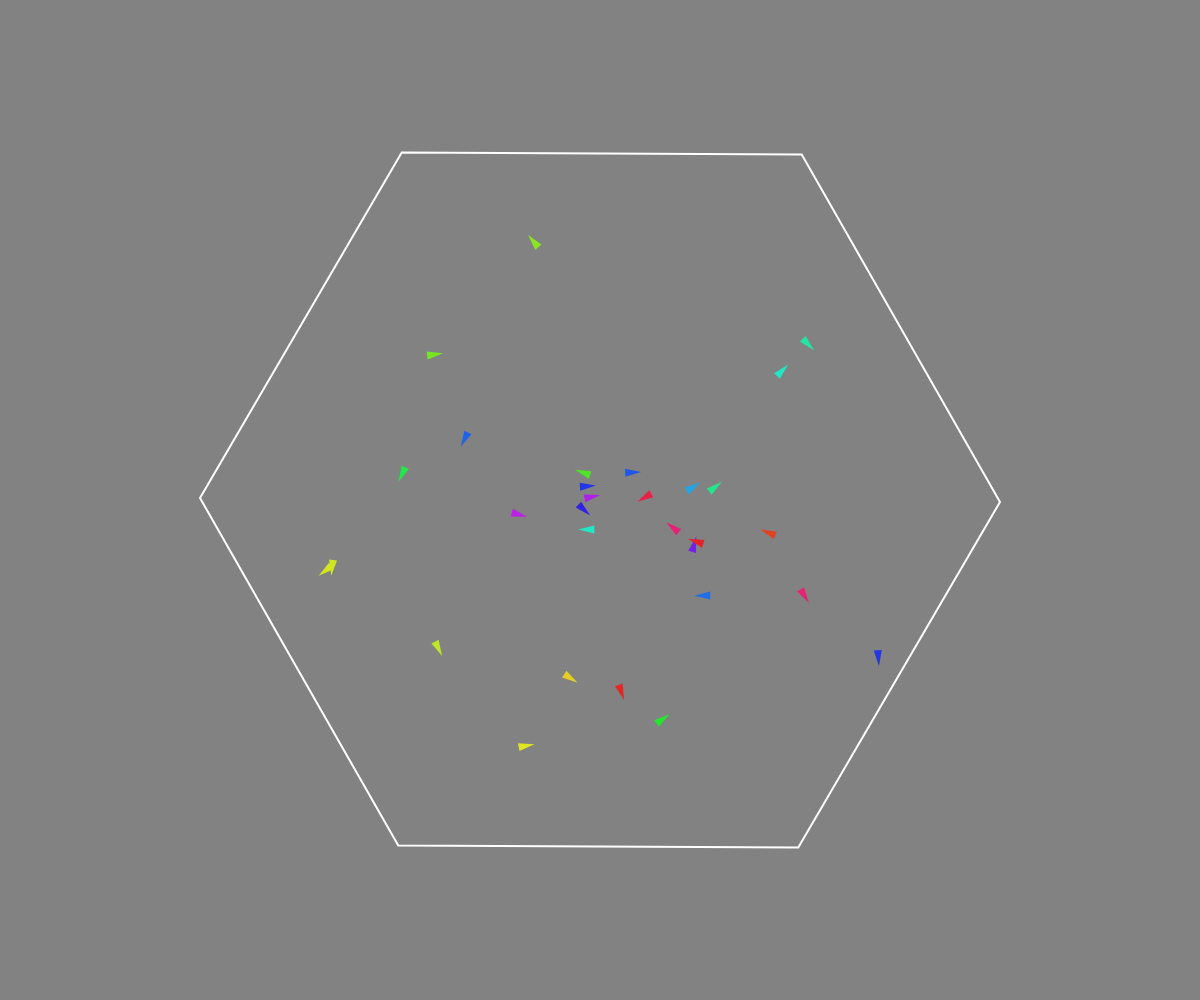
Frame 1 (no input)
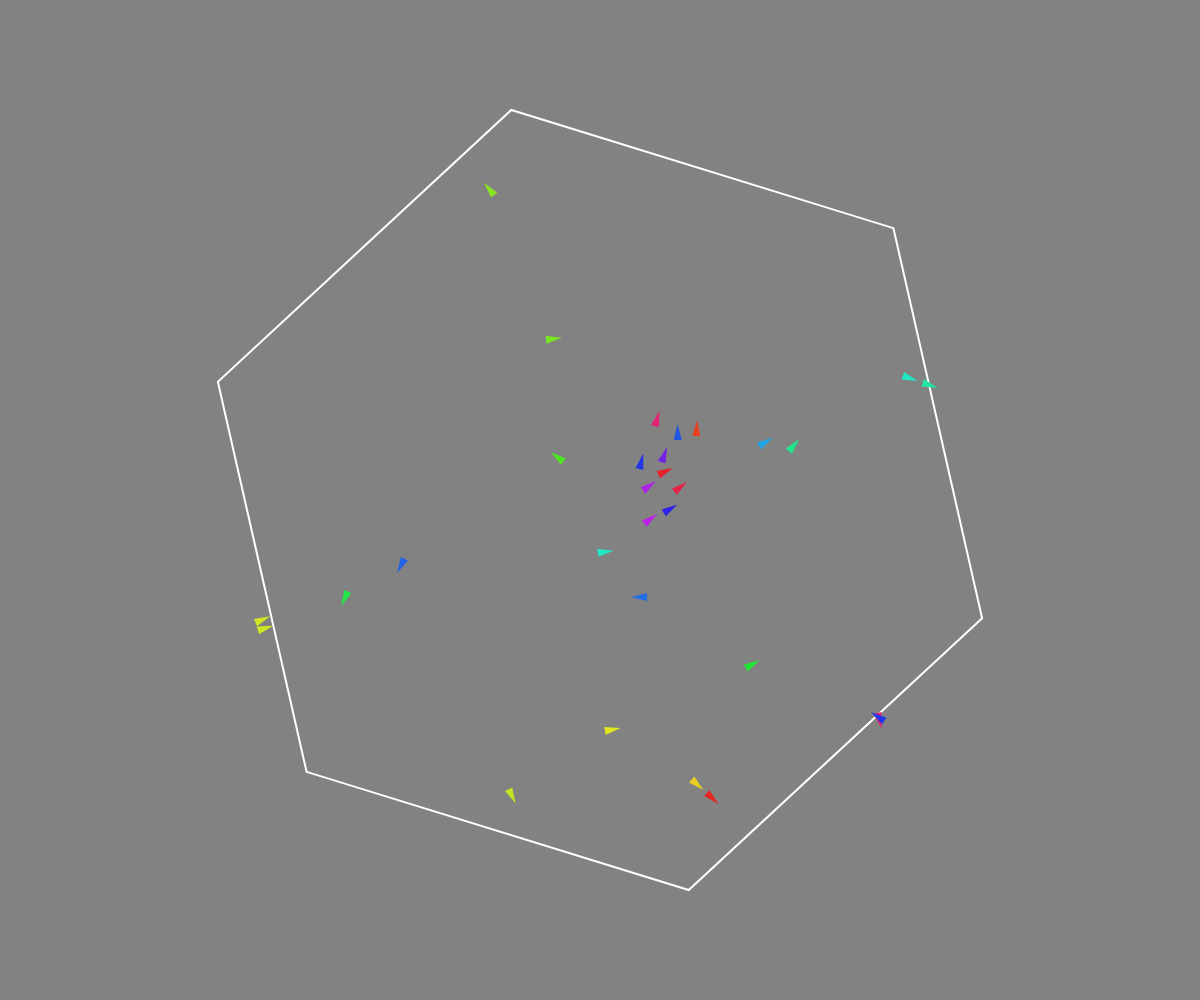
Frame 60 (no input)
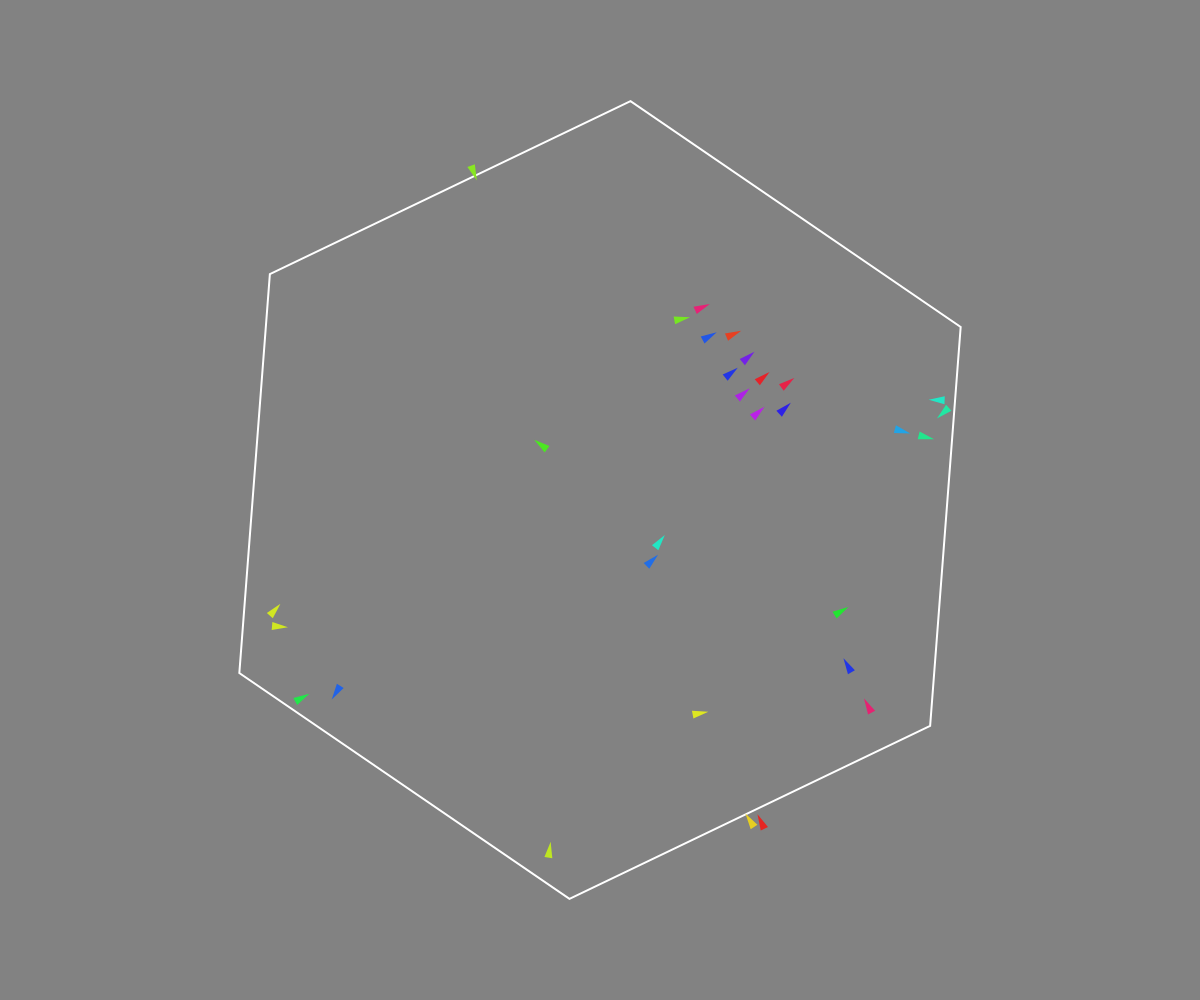
Frame 120 (the mouse pressed at the canvas centre since frame 60)

The p5.js sketch that drew these frames (run headless with seeded random() and noise() and a simulated clock; from frame 60 on, the mouse is pressed at the canvas centre):

// p5.js sketch
// ── sketch.js
// --- Global Variables ---
let flock = [];
const numBoids = 30;

let hexagonCenter;
let hexagonRadius;
let hexagonAngle = 0;
let rotationSpeed = 0.005; // Radians per frame

// --- Boid Parameters ---
const maxSpeed = 3;
const maxForce = 0.05;
const perceptionRadius = 50; // For alignment/cohesion
const separationRadius = 24; // For separation
const boundaryMargin = 50; // How close to edge before turning
const boundarySteerForce = 0.2; // How strongly to turn from edge

// --- Setup ---
function setup() {
  createCanvas(windowWidth, windowHeight);
  colorMode(HSB, 360, 100, 100, 1.0); // Use HSB for nice colors

  hexagonCenter = createVector(width / 2, height / 2);
  // Make hexagon radius responsive, leaving some margin
  hexagonRadius = min(width, height) * 0.4;

  // Initialize Boids
  for (let i = 0; i < numBoids; i++) {
    // Start boids near the center initially
    let startRadius = random(hexagonRadius * 0.8);
    let startAngle = random(TWO_PI);
    let x = hexagonCenter.x + cos(startAngle) * startRadius;
    let y = hexagonCenter.y + sin(startAngle) * startRadius;
    flock.push(new Boid(x, y));
  }
}

// --- Draw Loop ---
function draw() {
  background(51); // Dark grey background

  // Update hexagon rotation
  hexagonAngle += rotationSpeed;

  // Draw the rotating hexagon outline
  drawHexagon(hexagonCenter.x, hexagonCenter.y, hexagonRadius, hexagonAngle);

  // Update and display Boids
  for (let boid of flock) {
    boid.flock(flock); // Apply flocking rules
    boid.avoidWalls(); // Steer away from hexagon boundary
    boid.update(); // Update position
    boid.render(); // Draw the boid
  }
}

// --- Helper function to draw a hexagon ---
function drawHexagon(cx, cy, radius, angle) {
  push(); // Isolate transformations
  translate(cx, cy);
  rotate(angle);
  stroke(255); // White outline
  strokeWeight(2);
  noFill();
  beginShape();
  for (let i = 0; i < 6; i++) {
    let vertexAngle = (TWO_PI / 6) * i;
    let vx = cos(vertexAngle) * radius;
    let vy = sin(vertexAngle) * radius;
    vertex(vx, vy);
  }
  endShape(CLOSE);
  pop(); // Restore previous transformation state
}

// --- Boid Class ---
class Boid {
  constructor(x, y) {
    this.position = createVector(x, y);
    this.velocity = p5.Vector.random2D().mult(random(1, maxSpeed));
    this.acceleration = createVector(0, 0);
    this.r = 4.0; // Boid size (half-width for triangle base)
    this.color = color(random(360), 85, 90); // Random hue, high saturation/brightness
  }

  // Add force to acceleration
  applyForce(force) {
    this.acceleration.add(force);
  }

  // --- Flocking Behavior ---
  flock(boids) {
    let sep = this.separate(boids); // Separation
    let ali = this.align(boids); // Alignment
    let coh = this.cohere(boids); // Cohesion

    // Arbitrarily weight these forces
    sep.mult(1.8);
    ali.mult(1.0);
    coh.mult(1.0);

    // Add the force vectors to acceleration
    this.applyForce(sep);
    this.applyForce(ali);
    this.applyForce(coh);
  }

  // --- Separation ---
  // Steer to avoid crowding local flockmates
  separate(boids) {
    let steer = createVector(0, 0);
    let count = 0;
    for (let other of boids) {
      let d = dist(
        this.position.x,
        this.position.y,
        other.position.x,
        other.position.y
      );
      // If it's a different boid and it's too close
      if (d > 0 && d < separationRadius) {
        let diff = p5.Vector.sub(this.position, other.position);
        diff.normalize();
        diff.div(d); // Weight by distance (closer = stronger force)
        steer.add(diff);
        count++;
      }
    }
    // Average the steering vector
    if (count > 0) {
      steer.div(count);
    }

    // If the vector is non-zero, calculate steer force
    if (steer.mag() > 0) {
      steer.setMag(maxSpeed); // Desired velocity
      steer.sub(this.velocity); // Steering = Desired - Velocity
      steer.limit(maxForce);
    }
    return steer;
  }

  // --- Alignment ---
  // Steer towards the average heading of local flockmates
  align(boids) {
    let sum = createVector(0, 0);
    let count = 0;
    for (let other of boids) {
      let d = dist(
        this.position.x,
        this.position.y,
        other.position.x,
        other.position.y
      );
      if (other !== this && d < perceptionRadius) {
        sum.add(other.velocity);
        count++;
      }
    }
    if (count > 0) {
      sum.div(count); // Average velocity
      sum.setMag(maxSpeed); // Desired velocity
      let steer = p5.Vector.sub(sum, this.velocity); // Steering = Desired - Velocity
      steer.limit(maxForce);
      return steer;
    } else {
      return createVector(0, 0);
    }
  }

  // --- Cohesion ---
  // Steer to move towards the average position of local flockmates
  cohere(boids) {
    let sum = createVector(0, 0);
    let count = 0;
    for (let other of boids) {
      let d = dist(
        this.position.x,
        this.position.y,
        other.position.x,
        other.position.y
      );
      if (other !== this && d < perceptionRadius) {
        sum.add(other.position); // Add position
        count++;
      }
    }
    if (count > 0) {
      sum.div(count); // Average position
      return this.seek(sum); // Steer towards the average position
    } else {
      return createVector(0, 0);
    }
  }

  // --- Seek Target ---
  // Helper function to calculate steering force towards a target vector
  seek(target) {
    let desired = p5.Vector.sub(target, this.position); // Vector from position to target
    desired.setMag(maxSpeed); // Scale to maximum speed
    let steer = p5.Vector.sub(desired, this.velocity); // Steering = Desired - Velocity
    steer.limit(maxForce);
    return steer;
  }

  // --- Avoid Walls ---
  // Steer away from the hexagon boundary (approximated as a circle)
  avoidWalls() {
    let d = dist(
      this.position.x,
      this.position.y,
      hexagonCenter.x,
      hexagonCenter.y
    );

    // If the boid is near the edge (distance > radius - margin)
    if (d > hexagonRadius - boundaryMargin) {
      // Calculate a desired velocity pointing towards the center
      let desired = p5.Vector.sub(hexagonCenter, this.position);
      desired.normalize();

      // Scale the desired velocity based on how close to the edge we are
      // (Stronger force the further out it is, capped by boundarySteerForce)
      let scale = map(
        d,
        hexagonRadius - boundaryMargin,
        hexagonRadius,
        0,
        maxSpeed
      );
      desired.mult(scale);

      // Calculate steering force: Steering = Desired - Velocity
      let steer = p5.Vector.sub(desired, this.velocity);
      steer.limit(boundarySteerForce); // Apply a dedicated (potentially stronger) force for boundary avoidance
      this.applyForce(steer);
    }

    // Optional: A small nudge back towards center if *too* close to center?
    // Prevents excessive clumping sometimes, but can look unnatural.
    // if (d < 20) {
    //    let desired = p5.Vector.sub(this.position, hexagonCenter);
    //    desired.setMag(maxSpeed * 0.5);
    //    let steer = p5.Vector.sub(desired, this.velocity);
    //    steer.limit(maxForce * 0.5);
    //    this.applyForce(steer);
    // }
  }

  // --- Update Boid State ---
  update() {
    // Update velocity
    this.velocity.add(this.acceleration);
    // Limit speed
    this.velocity.limit(maxSpeed);
    // Update position
    this.position.add(this.velocity);
    // Reset acceleration to 0 each cycle
    this.acceleration.mult(0);
  }

  // --- Render Boid ---
  render() {
    // Draw a triangle rotated in the direction of velocity
    let theta = this.velocity.heading() + PI / 2; // Angle for pointing
    fill(this.color);
    noStroke();
    push(); // Apply transformations locally
    translate(this.position.x, this.position.y);
    rotate(theta);
    beginShape();
    vertex(0, -this.r * 2); // Tip of the triangle
    vertex(-this.r, this.r * 2); // Bottom left
    vertex(this.r, this.r * 2); // Bottom right
    endShape(CLOSE);
    pop(); // Restore previous transformation state
  }
}

// --- Handle Window Resize ---
function windowResized() {
  resizeCanvas(windowWidth, windowHeight);
  hexagonCenter = createVector(width / 2, height / 2);
  hexagonRadius = min(width, height) * 0.4;
  // Note: Boids aren't repositioned on resize, they'll just adapt to the new boundary
}
